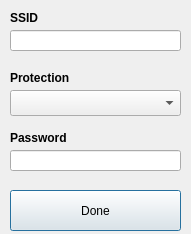
<?xml version="1.0" encoding="UTF-8"?>
<ui version="4.0">
 <class>Setup</class>
 <widget class="QDialog" name="Setup">
  <property name="geometry">
   <rect>
    <x>0</x>
    <y>0</y>
    <width>191</width>
    <height>234</height>
   </rect>
  </property>
  <property name="windowTitle">
   <string>Dialog</string>
  </property>
  <widget class="QLabel" name="lbSSID">
   <property name="geometry">
    <rect>
     <x>10</x>
     <y>10</y>
     <width>62</width>
     <height>16</height>
    </rect>
   </property>
   <property name="font">
    <font>
     <weight>75</weight>
     <bold>true</bold>
    </font>
   </property>
   <property name="text">
    <string>SSID</string>
   </property>
  </widget>
  <widget class="QComboBox" name="cbProtection">
   <property name="geometry">
    <rect>
     <x>10</x>
     <y>90</y>
     <width>171</width>
     <height>26</height>
    </rect>
   </property>
  </widget>
  <widget class="QLabel" name="lbProtection">
   <property name="geometry">
    <rect>
     <x>10</x>
     <y>70</y>
     <width>81</width>
     <height>16</height>
    </rect>
   </property>
   <property name="font">
    <font>
     <weight>75</weight>
     <bold>true</bold>
    </font>
   </property>
   <property name="text">
    <string>Protection</string>
   </property>
  </widget>
  <widget class="QLineEdit" name="leSSID">
   <property name="geometry">
    <rect>
     <x>10</x>
     <y>30</y>
     <width>171</width>
     <height>21</height>
    </rect>
   </property>
  </widget>
  <widget class="QLabel" name="lbPassword">
   <property name="geometry">
    <rect>
     <x>10</x>
     <y>130</y>
     <width>81</width>
     <height>16</height>
    </rect>
   </property>
   <property name="font">
    <font>
     <weight>75</weight>
     <bold>true</bold>
    </font>
   </property>
   <property name="text">
    <string>Password</string>
   </property>
  </widget>
  <widget class="QLineEdit" name="lePassword">
   <property name="geometry">
    <rect>
     <x>10</x>
     <y>150</y>
     <width>171</width>
     <height>21</height>
    </rect>
   </property>
  </widget>
  <widget class="QPushButton" name="btDone">
   <property name="geometry">
    <rect>
     <x>10</x>
     <y>190</y>
     <width>171</width>
     <height>41</height>
    </rect>
   </property>
   <property name="text">
    <string>Done</string>
   </property>
  </widget>
 </widget>
 <resources/>
 <connections/>
</ui>
